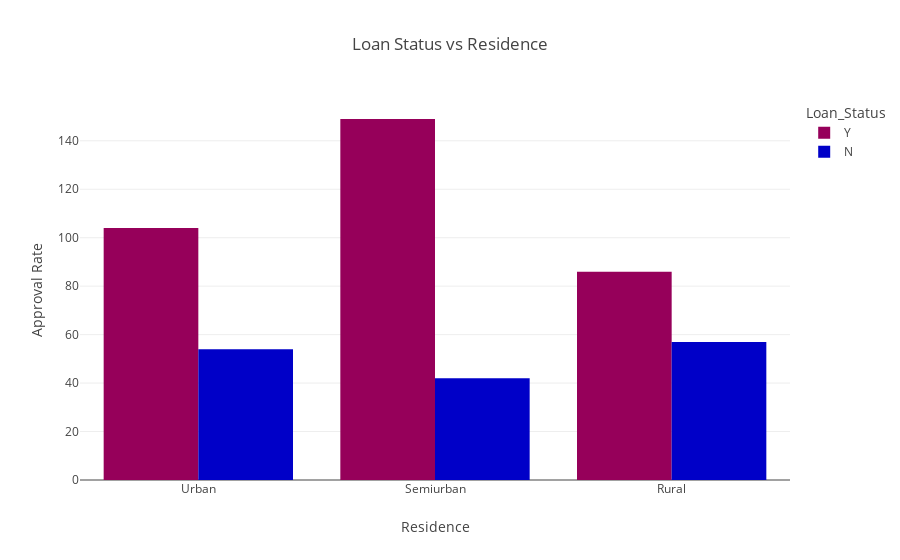

The notebook cell this image was saved under:
### Code cell
residence = df.groupby(['Property_Area', 'Loan_Status']).size()

total = df.groupby('Property_Area').size()

approval_by_residence = round(residence / total * 100, 1)

print(approval_by_residence.sort_values())


credit_2_loan = px.histogram(df, 
                             x='Property_Area', 
                             color='Loan_Status',
                             barmode='group',
                             color_discrete_sequence=px.colors.sequential.Rainbow,
                             title='Loan Status vs Residence')

credit_2_loan.update_xaxes(title_text='Residence')
credit_2_loan.update_yaxes(title_text='Approval Rate')


credit_2_loan.show();

### Figure 1 — Plotly figure (JSON) as saved in the notebook; plotly's stock layout.template omitted (floating-point values rounded to 4 significant figures; data arrays with more than 128 entries replaced by an {"elided": "..."} marker saying what was removed)
{"data": [{"alignmentgroup": "True", "bingroup": "x", "hovertemplate": "Loan_Status=Y<br>Property_Area=%{x}<br>count=%{y}<extra></extra>", "legendgroup": "Y", "marker": {"color": "rgb(150,0,90)", "pattern": {"shape": ""}}, "name": "Y", "offsetgroup": "Y", "orientation": "v", "showlegend": true, "type": "histogram", "x": {"elided": "339 str values"}, "xaxis": "x", "yaxis": "y"}, {"alignmentgroup": "True", "bingroup": "x", "hovertemplate": "Loan_Status=N<br>Property_Area=%{x}<br>count=%{y}<extra></extra>", "legendgroup": "N", "marker": {"color": "rgb(0,0,200)", "pattern": {"shape": ""}}, "name": "N", "offsetgroup": "N", "orientation": "v", "showlegend": true, "type": "histogram", "x": {"elided": "153 str values"}, "xaxis": "x", "yaxis": "y"}], "layout": {"barmode": "group", "legend": {"title": {"text": "Loan_Status"}, "tracegroupgap": 0}, "title": {"text": "Loan Status vs Residence"}, "xaxis": {"anchor": "y", "domain": [0, 1], "title": {"text": "Residence"}}, "yaxis": {"anchor": "x", "domain": [0, 1], "title": {"text": "Approval Rate"}}}}
